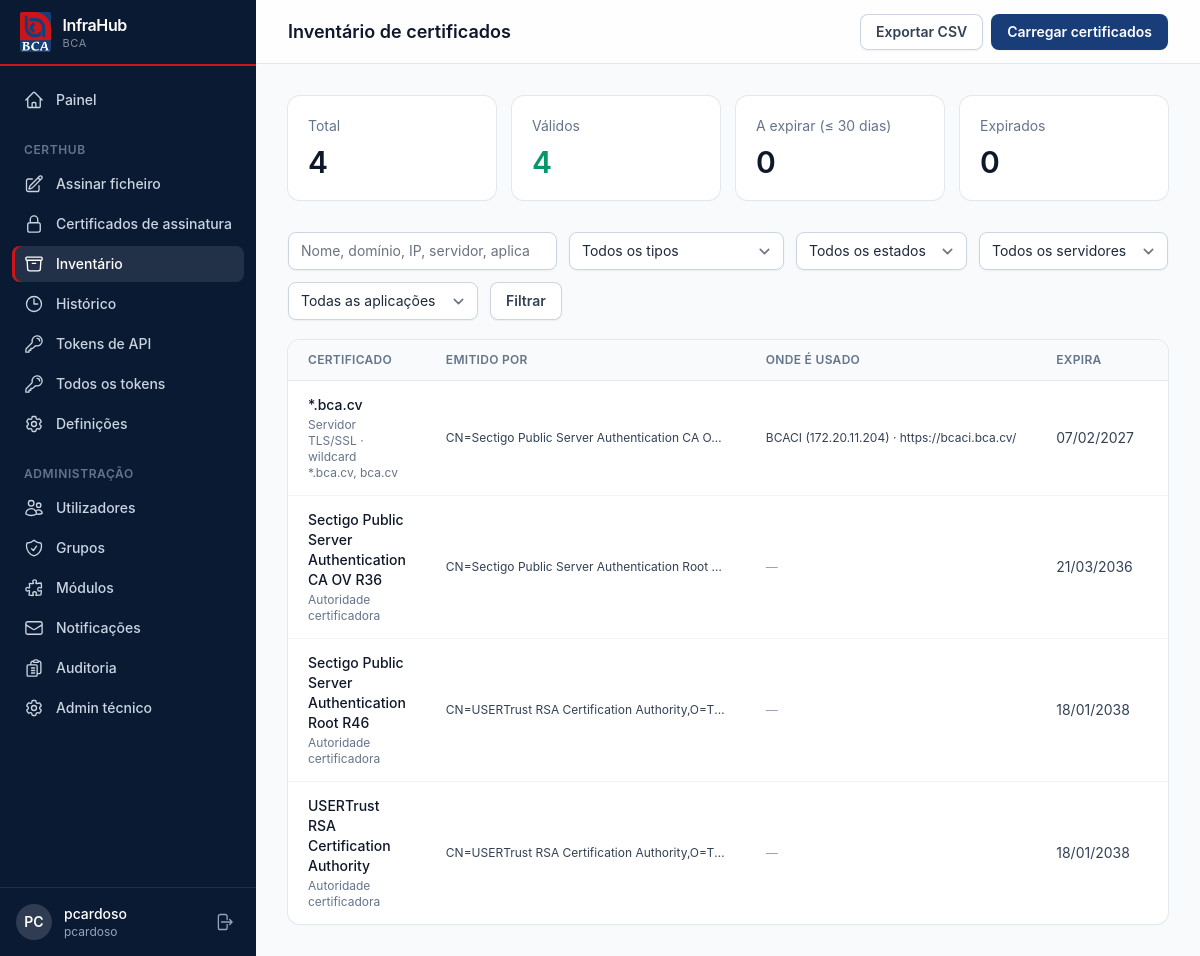
Page /certhub/inventory/ (signed in) on the committed database.
### inventory/models.py (models this page shows, shortened)
class InventoryCertificate(models.Model):
    class Type(models.TextChoices):
        TLS = "tls", "Servidor TLS/SSL"
        CODE_SIGNING = "code_signing", "Code Signing"
        CLIENT = "client", "Cliente"
        EMAIL = "email", "E-mail (S/MIME)"
        CA = "ca", "Autoridade certificadora"
        OTHER = "other", "Outro"
    name = models.CharField("nome", max_length=255)
    common_name = models.CharField(max_length=255, blank=True, editable=False)
    subject = models.CharField(max_length=512, editable=False)
    issuer = models.CharField("emitido por", max_length=512, editable=False)
    serial_number = models.CharField("número de série", max_length=80, editable=False)
    sha1 = models.CharField("SHA-1", max_length=40, editable=False)
    sha256 = models.CharField("SHA-256", max_length=64, unique=True, editable=False)
    not_before = models.DateTimeField(editable=False)
    not_after = models.DateTimeField("expira em", editable=False)
    key_info = models.CharField("chave", max_length=64, blank=True, editable=False)
    signature_algorithm = models.CharField("algoritmo de assinatura", max_length=64, blank=True, editable=False)
    san = models.TextField("nomes alternativos (SAN)", blank=True, editable=False)
    extended_key_usage = models.TextField("utilizações avançadas", blank=True, editable=False)
    key_usage = models.TextField("utilizações da chave", blank=True, editable=False)
    is_ca = models.BooleanField(default=False, editable=False)
    is_wildcard = models.BooleanField(default=False, editable=False)
    cert_type = models.CharField("tipo", max_length=20, choices=Type.choices, default=Type.OTHER, editable=False)
    source_filename = models.CharField("ficheiro de origem", max_length=255, blank=True, editable=False)
    source_format = models.CharField(max_length=8, blank=True, editable=False)  # pfx | pem | der | p7b
    had_private_key = models.BooleanField("o ficheiro continha a chave privada", default=False, editable=False)
    uploaded_by = models.ForeignKey("auth.User", null=True, blank=True, on_delete=models.SET_NULL,
                                    related_name="inventory_uploads", editable=False)
    owner = models.CharField("responsável", max_length=255, blank=True)
    notes = models.TextField("notas", blank=True)
    created_at = models.DateTimeField(auto_now_add=True)
    updated_at = models.DateTimeField(auto_now=True)
    class Meta:
        ordering = ["not_after"]
        permissions = [("manage_inventory", "Gerir o inventário de certificados")]
    @property
    def san_list(self):
        return [x for x in self.san.splitlines() if x]
    @property
    def days_left(self):
        return (self.not_after - timezone.now()).days
    @property
    def status(self):
        if self.not_after <= timezone.now():
            return "expired"
        return "expiring" if self.days_left <= ALERT_DAYS else "ok"

class CertificateUsage(models.Model):
    class Environment(models.TextChoices):
        PRODUCTION = "prod", "Produção"
        STAGING = "staging", "Teste"
        DEV = "dev", "Desenvolvimento"
    certificate = models.ForeignKey(InventoryCertificate, on_delete=models.CASCADE, related_name="usages")
    hostname = models.CharField("servidor", max_length=255, blank=True)
    ip_address = models.GenericIPAddressField("IP", null=True, blank=True)
    port = models.PositiveIntegerField("porta", null=True, blank=True,
                                       validators=[MinValueValidator(1), MaxValueValidator(65535)])
    application = models.CharField("aplicação", max_length=255, blank=True)
    environment = models.CharField("ambiente", max_length=10, choices=Environment.choices, blank=True)
    notes = models.CharField("notas", max_length=255, blank=True)
    created_at = models.DateTimeField(auto_now_add=True)
    class Meta:
        ordering = ["hostname", "ip_address", "port", "id"]
    @property
    def endpoint(self):
        if self.ip_address and self.port:
            return f"{self.ip_address}:{self.port}"
        return str(self.ip_address or "") or (f":{self.port}" if self.port else "")
    @property
    def where(self):
        parts = [self.hostname or self.endpoint or "—"]
        if self.hostname and self.endpoint:
            parts[0] += f" ({self.endpoint})"
        if self.application:
            parts.append(self.application)
        return " · ".join(parts)

### inventory/views.py (the view)
# urls.py: path("", views.inventory_list, name="list"),
@perm_required(VIEW)
def inventory_list(request):
    qs, f = _filtered(request)
    allc = InventoryCertificate.objects.all()
    now = timezone.now()
    stats = {
        "total": allc.count(),
        "ok": allc.filter(not_after__gt=now + timedelta(days=ALERT_DAYS)).count(),
        "expiring": allc.filter(not_after__gt=now, not_after__lte=now + timedelta(days=ALERT_DAYS)).count(),
        "expired": allc.filter(not_after__lte=now).count(),
    }
    usages = CertificateUsage.objects
    servers = sorted(set(usages.exclude(hostname="").values_list("hostname", flat=True)))
    apps = sorted(set(usages.exclude(application="").values_list("application", flat=True)))
    keep = "&".join(f"{k}={v}" for k, v in f.items() if v)
    return render(request, "inventory/list.html", {
        "certs": qs, "stats": stats, "filters": f, "types": InventoryCertificate.Type.choices,
        "servers": servers, "apps": apps, "keep": keep,
    })

### portal/modules.py (called while the page is built)
def all_modules() -> list[Module]:
    return list(_REGISTRY.values())

def module_for_permission(code: str) -> Module | None:
    return _BY_PERMISSION.get(code)

def module_for_path(path: str) -> Module | None:
    return next((m for m in _REGISTRY.values() if path.startswith(m.url_prefix)), None)

def disabled_keys(user=None) -> set[str]:
    from .models import ModuleState
    if user is not None and hasattr(user, "_disabled_modules"):
        return user._disabled_modules
    keys = set(ModuleState.objects.filter(enabled=False).values_list("key", flat=True))
    if user is not None:
        user._disabled_modules = keys
    return keys

def is_enabled(module: Module, user=None) -> bool:
    return module.key not in disabled_keys(user)

def user_can_access(user, module: Module) -> bool:
    if not (user and user.is_authenticated and user.is_active):
        return False
    return is_enabled(module, user) and user.has_perm(module.access_perm)

def accessible_modules(user) -> list[Module]:
    return [m for m in all_modules() if user_can_access(user, m)]

### portal/permissions.py (called while the page is built)
def perm_required(code):
    def decorator(view):
        @wraps(view)
        @login_required
        def wrapper(request, *args, **kwargs):
            module = modules.module_for_permission(code)
            if module and not modules.user_can_access(request.user, module):
                raise PermissionDenied  # sem acesso ao módulo, ou módulo desligado (também para superadministradores)
            if not request.user.has_perm(code):
                raise PermissionDenied
            return view(request, *args, **kwargs)
        return wrapper
    return decorator

### inventory/templates/inventory/list.html (shortened to what this page needs)
{% extends "base.html" %}
{% block heading %}Inventário de certificados{% endblock %}
{% block actions %}
  <div class="flex gap-2">
    <a href="{% url 'inventory:export' %}?{{ keep }}" class="btn-secondary">Exportar CSV</a>
    {% if perms.inventory.manage_inventory %}<a href="{% url 'inventory:upload' %}" class="btn-primary">Carregar certificados</a>{% endif %}
  </div>
{% endblock %}
{% block content %}
<dl class="grid grid-cols-2 gap-4 lg:grid-cols-4">
  <a href="{% url 'inventory:list' %}" class="card p-5"><dt class="text-sm text-slate-500">Total</dt><dd class="mt-2 text-3xl font-semibold text-slate-900">{{ stats.total }}</dd></a>
  <a href="?status=ok" class="card p-5"><dt class="text-sm text-slate-500">Válidos</dt><dd class="mt-2 text-3xl font-semibold text-emerald-600">{{ stats.ok }}</dd></a>
  <a href="?status=expiring" class="card p-5"><dt class="text-sm text-slate-500">A expirar (≤ 30 dias)</dt><dd class="mt-2 text-3xl font-semibold {% if stats.expiring %}text-amber-600{% else %}text-slate-900{% endif %}">{{ stats.expiring }}</dd></a>
  <a href="?status=expired" class="card p-5"><dt class="text-sm text-slate-500">Expirados</dt><dd class="mt-2 text-3xl font-semibold {% if stats.expired %}text-red-600{% else %}text-slate-900{% endif %}">{{ stats.expired }}</dd></a>
</dl>
<form method="get" class="mb-5 mt-8 flex flex-col gap-3 lg:flex-row lg:flex-wrap">
  <input type="search" name="q" value="{{ filters.q }}" placeholder="Nome, domínio, IP, servidor, aplicação…" class="block w-full rounded-lg border-slate-300 text-sm shadow-sm focus:border-brand-500 focus:ring-brand-500 lg:min-w-[14rem] lg:flex-1">
  <select name="type" class="rounded-lg border-slate-300 text-sm shadow-sm focus:border-brand-500 focus:ring-brand-500">
    <option value="">Todos os tipos</option>
  </select>
  <select name="status" class="rounded-lg border-slate-300 text-sm shadow-sm focus:border-brand-500 focus:ring-brand-500">
    <option value="">Todos os estados</option>
  </select>
  <select name="server" class="rounded-lg border-slate-300 text-sm shadow-sm focus:border-brand-500 focus:ring-brand-500">
    <option value="">Todos os servidores</option>
  </select>
  <select name="app" class="rounded-lg border-slate-300 text-sm shadow-sm focus:border-brand-500 focus:ring-brand-500">
    <option value="">Todas as aplicações</option>
  </select>
  <button class="btn-secondary" type="submit">Filtrar</button>
</form>
<div class="card overflow-hidden"><div class="overflow-x-auto">
<table class="min-w-full divide-y divide-slate-200">
  <thead class="bg-slate-50"><tr><th class="th">Certificado</th><th class="th">Emitido por</th><th class="th">Onde é usado</th><th class="th">Expira</th><th class="th">Estado</th><th class="th"></th></tr></thead>
  <tbody class="divide-y divide-slate-100">
  {% for c in certs %}
    <tr class="hover:bg-slate-50">
      <td class="td"><a href="{% url 'inventory:detail' c.pk %}" class="font-medium text-slate-900 hover:text-brand-600">{{ c.name }}</a>
        <div class="mt-0.5 text-xs font-normal text-slate-500">{{ c.get_cert_type_display }}{% if c.is_wildcard %} · wildcard{% endif %}</div>
        {% if c.san_list %}<div class="max-w-xs truncate text-xs text-slate-500" title="{{ c.san_list|join:', ' }}">{{ c.san_list|join:", " }}</div>{% endif %}</td>
      <td class="td max-w-xs truncate text-xs" title="{{ c.issuer }}">{{ c.issuer }}</td>
      <td class="td max-w-xs text-xs">{% for u in c.usages.all|slice:":2" %}<div class="truncate" title="{{ u.where }}">{{ u.where }}</div>{% empty %}<span class="text-slate-400">—</span>{% endfor %}</td>
      <td class="td whitespace-nowrap">{{ c.not_after|date:"d/m/Y" }}</td>
      <td class="td">{% include "_inv_badge.html" %}</td>
    </tr>
  {% endfor %}
  </tbody>
</table></div></div>
{% endblock %}

### templates/base.html (shortened to what this page needs)
{% load static %}<!doctype html>
<html lang="pt" class="h-full bg-slate-50">
<head>
  <link rel="stylesheet" href="{% static 'css/app.css' %}">
</head>
<body class="h-full font-sans text-slate-800 antialiased">
<aside id="sidebar" class="fixed inset-y-0 left-0 z-40 flex w-64 -translate-x-full flex-col bg-brand-900 transition-transform lg:translate-x-0">
  <div class="flex h-16 items-center gap-3 px-5">
    <img src="{% static 'img/bca-logo.png' %}" alt="BCA" class="h-10 w-auto rounded-sm">
    <span class="leading-tight">
      <span class="block text-base font-semibold tracking-tight text-white">InfraHub</span>
      <span class="block text-[11px] uppercase tracking-wider text-white/50">BCA</span>
    </span>
  </div>
  <div class="h-0.5 bg-accent"></div>
  <nav class="mt-4 flex-1 space-y-1 overflow-y-auto px-3 text-sm font-medium">
    {% include "_nav_item.html" with url=nav_home.url label="Painel" icon=nav_home.icon active=nav_home.active %}
    {% for section in nav_sections %}
    <div class="px-3 pb-1 pt-5 text-xs font-semibold uppercase tracking-wider text-slate-500">{{ section.module.name }}</div>
    {% for it in section.items %}{% include "_nav_item.html" with url=it.url label=it.label icon=it.icon active=it.active %}{% endfor %}
    {% endfor %}
    {% if nav_admin %}
    <div class="px-3 pb-1 pt-5 text-xs font-semibold uppercase tracking-wider text-slate-500">Administração</div>
    {% for it in nav_admin %}{% include "_nav_item.html" with url=it.url label=it.label icon=it.icon active=it.active %}{% endfor %}
    {% endif %}
  </nav>
  <div class="border-t border-white/10 p-4">
    <div class="flex items-center gap-3">
      <a href="{% url 'portal:account' %}" class="flex min-w-0 flex-1 items-center gap-3 rounded-lg hover:bg-white/5" title="A minha conta">
        <span class="flex h-9 w-9 shrink-0 items-center justify-center rounded-full bg-white/15 text-sm font-semibold uppercase text-white">{{ user.username|slice:":2" }}</span>
        <span class="min-w-0 flex-1">
          <span class="block truncate text-sm font-medium text-white">{{ user.get_full_name|default:user.username }}</span>
          <span class="block truncate text-xs text-slate-400">{{ user.email|default:user.username }}</span>
        </span>
      </a>
      <form method="post" action="{% url 'portal:logout' %}">{% csrf_token %}
        <button title="Terminar sessão" class="rounded-md p-1.5 text-slate-400 hover:bg-white/10 hover:text-white">
          <svg class="h-5 w-5" fill="none" viewBox="0 0 24 24" stroke="currentColor" stroke-width="1.6"><path stroke-linecap="round" stroke-linejoin="round" d="M15.75 9V5.25A2.25 2.25 0 0 0 13.5 3h-6a2.25 2.25 0 0 0-2.25 2.25v13.5A2.25 2.25 0 0 0 7.5 21h6a2.25 2.25 0 0 0 2.25-2.25V15m3 0 3-3m0 0-3-3m3 3H9"/></svg>
        </button>
      </form>
    </div>
  </div>
</aside>
<div class="lg:pl-64">
  <header class="sticky top-0 z-20 flex h-16 items-center gap-4 border-b border-slate-200 bg-white/80 px-4 backdrop-blur sm:px-6 lg:px-8">
    <h1 class="text-lg font-semibold text-slate-900">{% block heading %}{% endblock %}</h1>
    <div class="ml-auto">{% block actions %}{% endblock %}</div>
  </header>
  <main class="mx-auto max-w-7xl px-4 py-8 sm:px-6 lg:px-8">
    {% block content %}{% endblock %}
  </main>
</div>
</body>
</html>

### rows in the picture
InventoryCertificate: name "*.bca.cv", cert_type "Servidor TLS/SSL", is_wildcard "· wildcard", san_list "*.bca.cv, bca.cv", issuer "CN=Sectigo Public Server Authentication CA O…", not_after "07/02/2027"
CertificateUsage: where "BCACI (172.20.11.204) · https://bcaci.bca.cv/"
InventoryCertificate: name "Sectigo Public Server Authentication CA OV R36", cert_type "Autoridade certificadora", issuer "CN=Sectigo Public Server Authentication Root…", not_after "21/03/2036"
InventoryCertificate: name "Sectigo Public Server Authentication Root R46", cert_type "Autoridade certificadora", issuer "CN=USERTrust RSA Certification Authority,O=T…", not_after "18/01/2038"
InventoryCertificate: name "USERTrust RSA Certification Authority", cert_type "Autoridade certificadora", issuer "CN=USERTrust RSA Certification Authority,O=T…", not_after "18/01/2038"

### other values in the picture
{{ label }} "Painel" "Assinar ficheiro" "Certificados de assinatura" "Inventário" "Histórico" "Tokens de API" "Todos os tokens" "Definições" "Utilizadores" "Grupos" "Módulos" "Notificações" "Auditoria" "Admin técnico"
{{ section.module.name }} "CERTHUB"
{{ user.username|slice:":2" }} "PC"
{{ user.get_full_name|default:user.username }} "pcardoso"
{{ user.email|default:user.username }} "pcardoso"
{{ stats.total }} "4"
{{ stats.ok }} "4"
{{ stats.expiring }} "0"
{{ stats.expired }} "0"
